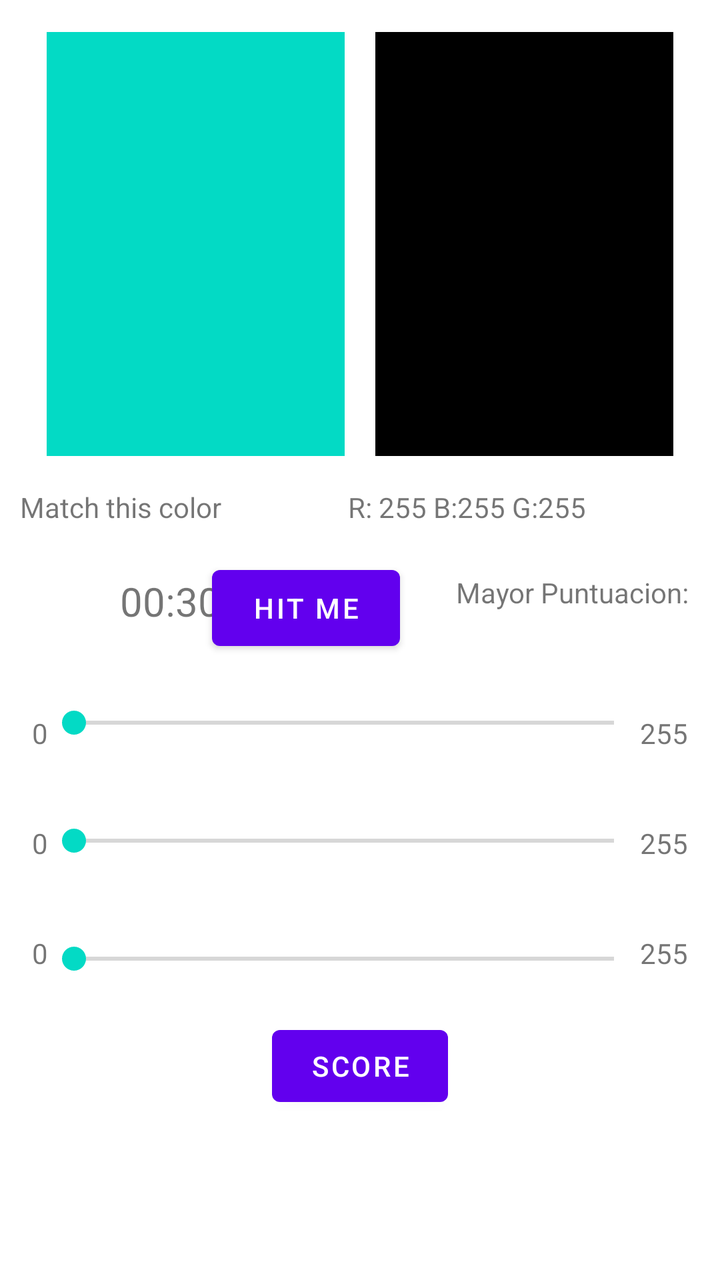
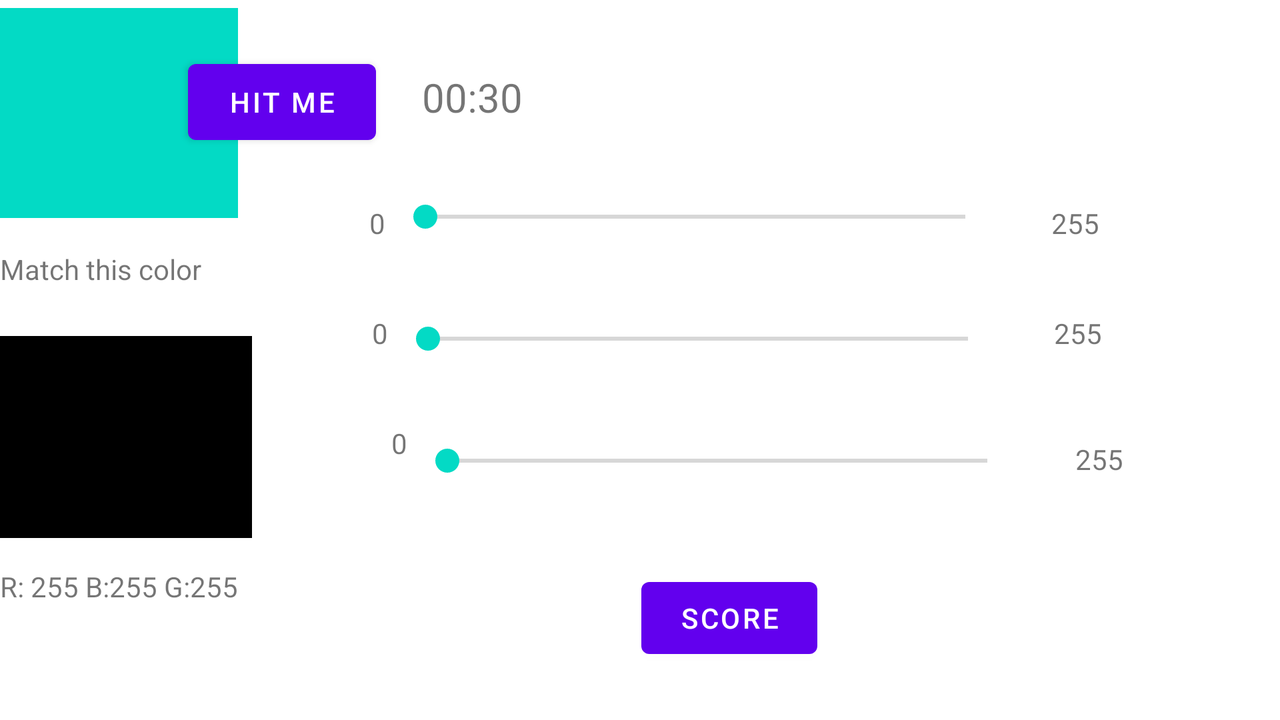

An Android layout and its configuration variant, each rendered on a device that would load it. The default file and the variant file are quoted in full after the pictures.
<!-- AndroidManifest.xml: application theme Theme.PEMExamenConstraint -->
<!-- res/layout/activity_main.xml -->
<?xml version="1.0" encoding="utf-8"?>
<androidx.constraintlayout.widget.ConstraintLayout xmlns:android="http://schemas.android.com/apk/res/android"
    xmlns:app="http://schemas.android.com/apk/res-auto"
    xmlns:tools="http://schemas.android.com/tools"
    android:id="@+id/botonHitme"
    android:layout_width="match_parent"
    android:layout_height="match_parent"
    tools:context=".MainActivity">


    <TextView
        android:id="@+id/colorObjetivo"
        android:layout_width="149dp"
        android:layout_height="212dp"
        android:layout_marginStart="16dp"
        android:layout_marginLeft="16dp"
        android:layout_marginTop="16dp"
        android:background="@color/teal_200"
        android:orientation="vertical"
        app:layout_constraintEnd_toStartOf="@+id/colorBuscar"
        app:layout_constraintStart_toStartOf="parent"
        app:layout_constraintTop_toTopOf="parent">

    </TextView>


    <TextView
        android:id="@+id/textView5"
        android:layout_width="166dp"
        android:layout_height="wrap_content"
        android:layout_marginStart="28dp"
        android:layout_marginLeft="28dp"
        android:layout_marginTop="16dp"
        android:layout_marginEnd="16dp"
        android:layout_marginRight="16dp"
        android:text="Match this color"
        app:layout_constraintEnd_toStartOf="@+id/textoRGB"
        app:layout_constraintStart_toStartOf="parent"
        app:layout_constraintTop_toBottomOf="@+id/colorObjetivo">

    </TextView>

    <TextView
        android:id="@+id/mayorPuntuacion"
        android:layout_width="wrap_content"
        android:layout_height="wrap_content"
        android:layout_marginEnd="12dp"
        android:layout_marginRight="12dp"
        android:text="Mayor Puntuacion: "
        app:layout_constraintBottom_toBottomOf="@+id/botonHitMe"
        app:layout_constraintEnd_toEndOf="parent"
        app:layout_constraintTop_toBottomOf="@+id/textoRGB" />

    <TextView
        android:id="@+id/colorBuscar"
        android:layout_width="149dp"
        android:layout_height="212dp"
        android:layout_marginStart="8dp"
        android:layout_marginLeft="8dp"
        android:layout_marginTop="16dp"
        android:layout_marginEnd="16dp"
        android:layout_marginRight="16dp"
        android:background="@color/black"
        android:orientation="vertical"
        app:layout_constraintEnd_toEndOf="parent"
        app:layout_constraintStart_toEndOf="@+id/colorObjetivo"
        app:layout_constraintTop_toTopOf="parent">

    </TextView>

    <TextView
        android:id="@+id/textoRGB"
        android:layout_width="166dp"
        android:layout_height="wrap_content"
        android:layout_marginTop="16dp"
        android:layout_marginEnd="20dp"
        android:layout_marginRight="20dp"
        android:text="R: 255 B:255 G:255"
        app:layout_constraintEnd_toEndOf="parent"
        app:layout_constraintTop_toBottomOf="@+id/colorBuscar"></TextView>

    <Button
        android:id="@+id/botonHitMe"
        android:layout_width="94dp"
        android:layout_height="50dp"
        android:layout_marginTop="16dp"
        android:layout_marginEnd="160dp"
        android:layout_marginRight="160dp"
        android:text="Hit me"
        app:layout_constraintEnd_toEndOf="parent"
        app:layout_constraintTop_toBottomOf="@+id/textView5" />

    <SeekBar
        android:id="@+id/seekBarRed"
        android:layout_width="302dp"
        android:layout_height="53dp"
        android:layout_marginTop="6dp"
        android:max="255"
        android:min="0"
        app:layout_constraintEnd_toStartOf="@+id/textView7"
        app:layout_constraintHorizontal_bias="0.511"
        app:layout_constraintStart_toEndOf="@+id/textView6"
        app:layout_constraintTop_toBottomOf="@+id/botonHitMe" />

    <TextView
        android:id="@+id/textView6"
        android:layout_width="wrap_content"
        android:layout_height="wrap_content"
        android:layout_marginStart="16dp"
        android:layout_marginLeft="16dp"
        android:layout_marginTop="94dp"
        android:text="0"
        app:layout_constraintStart_toStartOf="parent"
        app:layout_constraintTop_toBottomOf="@+id/textView5" />

    <TextView
        android:id="@+id/textView7"
        android:layout_width="wrap_content"
        android:layout_height="wrap_content"
        android:layout_marginTop="94dp"
        android:layout_marginEnd="16dp"
        android:layout_marginRight="16dp"
        android:text="255"
        app:layout_constraintEnd_toEndOf="parent"
        app:layout_constraintTop_toBottomOf="@+id/textoRGB" />

    <SeekBar
        android:id="@+id/seekBarBlue"
        android:layout_width="302dp"
        android:layout_height="53dp"
        android:layout_marginTop="6dp"
        android:min="0"
        android:max="255"
        app:layout_constraintEnd_toStartOf="@+id/textView9"
        app:layout_constraintStart_toEndOf="@+id/textView8"
        app:layout_constraintTop_toBottomOf="@+id/seekBarRed" />

    <Button
        android:id="@+id/botonPuntuaciones"
        android:layout_width="wrap_content"
        android:layout_height="wrap_content"
        android:layout_marginTop="3dp"
        android:text="Score"
        app:layout_constraintEnd_toEndOf="parent"
        app:layout_constraintStart_toStartOf="parent"
        app:layout_constraintTop_toBottomOf="@+id/seekBarGreen" />

    <TextView
        android:id="@+id/textView8"
        android:layout_width="wrap_content"
        android:layout_height="wrap_content"
        android:layout_marginStart="16dp"
        android:layout_marginLeft="16dp"
        android:layout_marginTop="36dp"
        android:text="0"
        app:layout_constraintStart_toStartOf="parent"
        app:layout_constraintTop_toBottomOf="@+id/textView6" />

    <TextView
        android:id="@+id/textView9"
        android:layout_width="wrap_content"
        android:layout_height="wrap_content"
        android:layout_marginTop="36dp"
        android:layout_marginEnd="16dp"
        android:layout_marginRight="16dp"
        android:text="255"
        app:layout_constraintEnd_toEndOf="parent"
        app:layout_constraintTop_toBottomOf="@+id/textView7" />

    <SeekBar
        android:id="@+id/seekBarGreen"
        android:layout_width="302dp"
        android:layout_height="53dp"
        android:layout_marginTop="6dp"
        android:min="0"
        android:max="255"
        app:layout_constraintEnd_toStartOf="@+id/textView9"
        app:layout_constraintStart_toEndOf="@+id/textView8"
        app:layout_constraintTop_toBottomOf="@+id/seekBarBlue" />

    <TextView
        android:id="@+id/textView10"
        android:layout_width="wrap_content"
        android:layout_height="wrap_content"
        android:layout_marginTop="36dp"
        android:layout_marginEnd="16dp"
        android:layout_marginRight="16dp"
        android:text="255"
        app:layout_constraintEnd_toEndOf="parent"
        app:layout_constraintTop_toBottomOf="@+id/textView9" />

    <TextView
        android:id="@+id/textView11"
        android:layout_width="wrap_content"
        android:layout_height="wrap_content"
        android:layout_marginStart="16dp"
        android:layout_marginLeft="16dp"
        android:layout_marginTop="36dp"
        android:text="0"
        app:layout_constraintStart_toStartOf="parent"
        app:layout_constraintTop_toBottomOf="@+id/textView8" />

    <TextView
        android:id="@+id/timer"
        android:layout_width="wrap_content"
        android:layout_height="wrap_content"
        android:layout_marginStart="64dp"
        android:layout_marginLeft="64dp"
        android:layout_marginTop="24dp"
        android:text="00:30"
        android:textSize="20dp"
        app:layout_constraintEnd_toStartOf="@+id/botonHitMe"
        app:layout_constraintStart_toStartOf="parent"
        app:layout_constraintTop_toBottomOf="@+id/textView5"></TextView>


</androidx.constraintlayout.widget.ConstraintLayout>
<!-- resources referenced by this layout -->
<resources>
  <style name="Theme.PEMExamenConstraint" parent="Theme.MaterialComponents.DayNight.DarkActionBar">
          
          <item name="colorPrimary">@color/purple_500</item>
          <item name="colorPrimaryVariant">@color/purple_700</item>
          <item name="colorOnPrimary">@color/white</item>
          
          <item name="colorSecondary">@color/teal_200</item>
          <item name="colorSecondaryVariant">@color/teal_700</item>
          <item name="colorOnSecondary">@color/black</item>
          
          <item name="android:statusBarColor" tools:targetApi="l">?attr/colorPrimaryVariant</item>
          
      </style>
</resources>
<!-- res/layout-land/activity_main.xml (the repository's variant of the layout above) -->
<!-- drawn on the phone turned sideways -->
<?xml version="1.0" encoding="utf-8"?>
<androidx.constraintlayout.widget.ConstraintLayout xmlns:android="http://schemas.android.com/apk/res/android"
    xmlns:app="http://schemas.android.com/apk/res-auto"
    xmlns:tools="http://schemas.android.com/tools"
    android:id="@+id/botonHitme"
    android:layout_width="match_parent"
    android:layout_height="match_parent"
    tools:context=".MainActivity">


    <TextView
        android:id="@+id/colorObjetivo"
        android:layout_width="119dp"
        android:layout_height="105dp"
        android:layout_marginTop="4dp"
        android:background="@color/teal_200"
        android:orientation="vertical"
        app:layout_constraintStart_toStartOf="parent"
        app:layout_constraintTop_toTopOf="parent">

    </TextView>

    <TextView
        android:id="@+id/textView5"
        android:layout_width="166dp"
        android:layout_height="wrap_content"
        android:layout_marginTop="16dp"
        android:text="Match this color"
        app:layout_constraintStart_toStartOf="parent"
        app:layout_constraintTop_toBottomOf="@+id/colorObjetivo">

    </TextView>

    <TextView
        android:id="@+id/colorBuscar"
        android:layout_width="126dp"
        android:layout_height="101dp"
        android:layout_marginTop="24dp"
        android:background="@color/black"
        android:orientation="vertical"
        app:layout_constraintStart_toStartOf="parent"
        app:layout_constraintTop_toBottomOf="@+id/textView5">

    </TextView>

    <TextView
        android:id="@+id/textoRGB"
        android:layout_width="166dp"
        android:layout_height="wrap_content"
        android:layout_marginTop="12dp"
        android:text="R: 255 B:255 G:255"
        app:layout_constraintBottom_toBottomOf="parent"
        app:layout_constraintStart_toStartOf="parent"
        app:layout_constraintTop_toBottomOf="@+id/colorBuscar"
        app:layout_constraintVertical_bias="0.045"></TextView>

    <Button
        android:id="@+id/botonHitMe"
        android:layout_width="94dp"
        android:layout_height="50dp"
        android:layout_marginTop="26dp"
        android:layout_marginEnd="452dp"
        android:layout_marginRight="452dp"
        android:text="Hit me"
        app:layout_constraintEnd_toEndOf="parent"
        app:layout_constraintTop_toTopOf="parent" />

    <SeekBar
        android:id="@+id/seekBarRed"
        android:layout_width="302dp"
        android:layout_height="53dp"
        android:layout_marginStart="2dp"
        android:layout_marginLeft="2dp"
        android:layout_marginTop="6dp"
        android:layout_marginEnd="13dp"
        android:layout_marginRight="13dp"
        android:max="255"
        android:min="0"
        app:layout_constraintEnd_toStartOf="@+id/textView7"
        app:layout_constraintStart_toEndOf="@+id/textView6"
        app:layout_constraintTop_toBottomOf="@+id/botonHitMe" />

    <TextView
        android:id="@+id/textView6"
        android:layout_width="wrap_content"
        android:layout_height="wrap_content"
        android:layout_marginStart="218dp"
        android:layout_marginLeft="218dp"
        android:layout_marginTop="26dp"
        android:layout_marginEnd="2dp"
        android:layout_marginRight="2dp"
        android:text="0"
        app:layout_constraintEnd_toStartOf="@+id/seekBarRed"
        app:layout_constraintStart_toStartOf="parent"
        app:layout_constraintTop_toBottomOf="@+id/botonHitMe" />

    <TextView
        android:id="@+id/textView7"
        android:layout_width="wrap_content"
        android:layout_height="wrap_content"
        android:layout_marginStart="14dp"
        android:layout_marginLeft="14dp"
        android:layout_marginTop="102dp"
        android:layout_marginEnd="124dp"
        android:layout_marginRight="124dp"
        android:text="255"
        app:layout_constraintEnd_toEndOf="parent"
        app:layout_constraintStart_toEndOf="@+id/seekBarRed"
        app:layout_constraintTop_toTopOf="parent" />

    <SeekBar
        android:id="@+id/seekBarBlue"
        android:layout_width="302dp"
        android:layout_height="53dp"
        android:layout_marginStart="2dp"
        android:layout_marginLeft="2dp"
        android:layout_marginTop="8dp"
        android:layout_marginEnd="13dp"
        android:layout_marginRight="13dp"
        android:max="255"
        android:min="0"
        app:layout_constraintEnd_toStartOf="@+id/textView9"
        app:layout_constraintStart_toEndOf="@+id/textView8"
        app:layout_constraintTop_toBottomOf="@+id/seekBarRed" />

    <Button
        android:id="@+id/botonPuntuaciones"
        android:layout_width="wrap_content"
        android:layout_height="wrap_content"
        android:layout_marginTop="28dp"
        android:text="Score"
        app:layout_constraintEnd_toEndOf="parent"
        app:layout_constraintHorizontal_bias="0.581"
        app:layout_constraintStart_toStartOf="parent"
        app:layout_constraintTop_toBottomOf="@+id/seekBarGreen" />

    <TextView
        android:id="@+id/textView8"
        android:layout_width="wrap_content"
        android:layout_height="wrap_content"
        android:layout_marginStart="216dp"
        android:layout_marginLeft="216dp"
        android:layout_marginTop="36dp"
        android:layout_marginEnd="2dp"
        android:layout_marginRight="2dp"
        android:text="0"
        app:layout_constraintEnd_toStartOf="@+id/seekBarBlue"
        app:layout_constraintStart_toStartOf="parent"
        app:layout_constraintTop_toBottomOf="@+id/textView6" />

    <TextView
        android:id="@+id/textView9"
        android:layout_width="wrap_content"
        android:layout_height="wrap_content"
        android:layout_marginStart="14dp"
        android:layout_marginLeft="14dp"
        android:layout_marginTop="36dp"
        android:layout_marginEnd="119dp"
        android:layout_marginRight="119dp"
        android:text="255"
        app:layout_constraintEnd_toEndOf="parent"
        app:layout_constraintStart_toEndOf="@+id/seekBarBlue"
        app:layout_constraintTop_toBottomOf="@+id/textView7" />

    <SeekBar
        android:id="@+id/seekBarGreen"
        android:layout_width="302dp"
        android:layout_height="53dp"
        android:layout_marginStart="2dp"
        android:layout_marginLeft="2dp"
        android:layout_marginTop="8dp"
        android:layout_marginEnd="28dp"
        android:layout_marginRight="28dp"
        android:max="255"
        android:min="0"
        app:layout_constraintEnd_toStartOf="@+id/textView10"
        app:layout_constraintStart_toEndOf="@+id/textView11"
        app:layout_constraintTop_toBottomOf="@+id/seekBarBlue" />

    <TextView
        android:id="@+id/textView10"
        android:layout_width="wrap_content"
        android:layout_height="wrap_content"
        android:layout_marginTop="44dp"
        android:layout_marginEnd="124dp"
        android:layout_marginRight="124dp"
        android:text="255"
        app:layout_constraintEnd_toEndOf="parent"
        app:layout_constraintStart_toEndOf="@+id/seekBarGreen"
        app:layout_constraintTop_toBottomOf="@+id/textView9" />

    <TextView
        android:id="@+id/textView11"
        android:layout_width="wrap_content"
        android:layout_height="wrap_content"
        android:layout_marginStart="115dp"
        android:layout_marginLeft="115dp"
        android:layout_marginTop="36dp"
        android:layout_marginEnd="2dp"
        android:layout_marginRight="2dp"
        android:text="0"
        app:layout_constraintEnd_toStartOf="@+id/seekBarGreen"
        app:layout_constraintStart_toEndOf="@+id/colorBuscar"
        app:layout_constraintTop_toBottomOf="@+id/textView8" />

    <TextView
        android:id="@+id/timer"
        android:layout_width="wrap_content"
        android:layout_height="wrap_content"
        android:layout_marginStart="23dp"
        android:layout_marginLeft="23dp"
        android:layout_marginTop="35dp"
        android:text="00:30"
        android:textSize="20dp"
        app:layout_constraintStart_toEndOf="@+id/botonHitMe"
        app:layout_constraintTop_toTopOf="parent"></TextView>


</androidx.constraintlayout.widget.ConstraintLayout>
